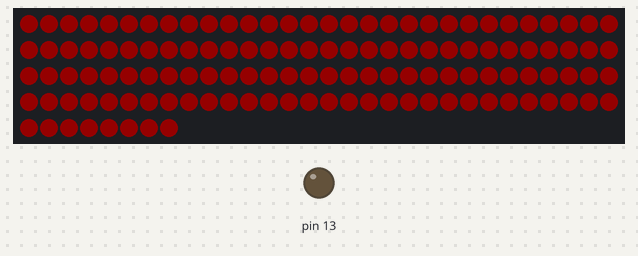
This sketch was run on a simulated Arduino Uno, built with avr-gcc and run on an emulated ATmega328P. Parts: 128 RGB LEDs in strip order, left to right, continuing on the next row, output pins drawn as LEDs (lit = HIGH). Dim RGB values are drawn brighter than linear; WiFi joins after 1.5 s; servers stay silent unless stated.

Above: at 0.1 s.

The sketch:

UDPSimple.ino
```cpp
#include <SPI.h>         // needed for Arduino versions later than 0018
#include <Ethernet.h>
#include <EthernetUdp.h>         // UDP library from: bjoern@cs.stanford.edu 12/30/2008
#include <LPD8806.h>

// Enter a MAC address and IP address for your controller below.
// The IP address will be dependent on your local network:
byte mac[] = { 0xDE, 0xAD, 0xBE, 0xEF, 0xFE, 0xED };
IPAddress ip(172,16,101,122);

unsigned int localPort = 8888;      // local port to listen on

// buffers for receiving and sending data
char packetBuffer[UDP_TX_PACKET_MAX_SIZE]; //buffer to hold incoming packet,
char ReplyBuffer[] = "acknowledged";       // a string to send back

// An EthernetUDP instance to let us send and receive packets over UDP
EthernetUDP Udp;

// Number of RGB LEDs in strand:
int nLEDs = 128;

// Chose 2 pins for output; can be any valid output pins:
int dataPin  = 2;
int clockPin = 3;
LPD8806 strip = LPD8806(nLEDs, dataPin, clockPin);

void setup() {
  // start the Ethernet and UDP:
  Ethernet.begin(mac,ip);
  Udp.begin(localPort);
  strip.begin();

  pinMode(13, OUTPUT);
  Serial.begin(9600);

  // Update the strip, to start they are all 'off'
  for(int i=0; i < strip.numPixels();i++)
  {
      strip.setPixelColor(i,strip.Color(10,0,0));
  }
  strip.show();

}

void loop() {
  // if there's data available, read a packet
  int packetSize = Udp.parsePacket();
  if(packetSize)
  {
    // read the packet into packetBufffer
    Udp.read(packetBuffer,UDP_TX_PACKET_MAX_SIZE);
    Serial.write(packetBuffer);
        for(int i = 0; i < strip.numPixels(); i++)
         {
           strip.setPixelColor(i,strip.Color(10,0,255));
         }
         strip.show();
  }
  delay(30);
        for(int i = 0; i < strip.numPixels(); i++)
         {
           strip.setPixelColor(i,strip.Color(10,0,0));
         }
         strip.show();
}
```
